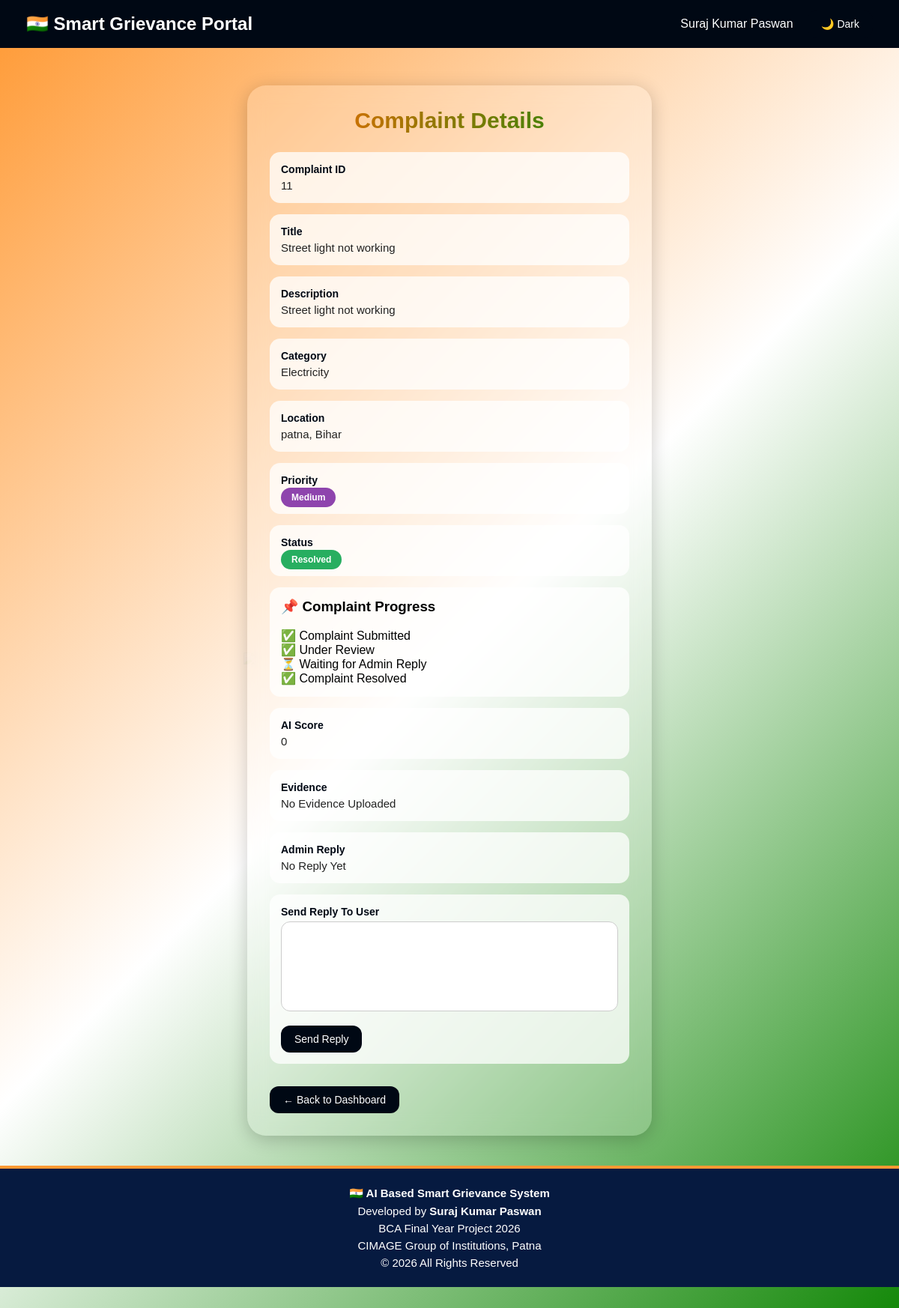
The page /view/11 (signed in) on the database its author committed.
### tables this page shows
CREATE TABLE complaints (
            id INTEGER PRIMARY KEY AUTOINCREMENT,
            user_name TEXT NOT NULL,
            title TEXT NOT NULL,
            description TEXT NOT NULL,
            category TEXT NOT NULL,
            priority TEXT DEFAULT 'Medium',
            status TEXT DEFAULT 'Pending',
            ai_score INTEGER DEFAULT 0,
            created_at TEXT DEFAULT CURRENT_TIMESTAMP
        , location TEXT, evidence TEXT, reply TEXT, tracking_id TEXT);

### app.py (the view, shortened to what this page needs)
@app.route("/view/<int:id>", methods=["GET", "POST"])
def view_complaint(id):
    if "user" not in session:
        return redirect(url_for("login"))
    with get_db_connection() as conn:
        complaint = conn.execute(
            "SELECT * FROM complaints WHERE id=?",
            (id,)
        ).fetchone()
    return render_template(
        "view_complaint.html",
        complaint=complaint
    )

### app.py (called while the page is built)
def get_db_connection():
    conn = sqlite3.connect(DATABASE)
    conn.row_factory = sqlite3.Row
    return conn

### templates/view_complaint.html (shortened to what this page needs)
<!DOCTYPE html>
<html lang="en">
<head>
</head>
<body>
<img src="{{ url_for('static', filename='ashoka.png') }}" class="chakra">
<div class="navbar">
<div class="logo">
🇮🇳 Smart Grievance Portal
</div>
<div>
{{ session['user'] }}
<button
id="darkModeBtn"
class="btn"
style="margin-left:15px; margin-top:0;">
🌙 Dark
</button>
</div>
</div>
<div class="container">
<div class="card">
<div class="heading">
Complaint Details
</div>
<div class="detail-box">
<div class="label">Complaint ID</div>
<div class="value">{{ complaint.id }}</div>
</div>
<div class="detail-box">
<div class="label">Title</div>
<div class="value">{{ complaint.title }}</div>
</div>
<div class="detail-box">
<div class="label">Description</div>
<div class="value">{{ complaint.description }}</div>
</div>
<div class="detail-box">
<div class="label">Category</div>
<div class="value">{{ complaint.category }}</div>
</div>
<div class="detail-box">
<div class="label">Location</div>
<div class="value">
{{ complaint.location if complaint.location else "Not Provided" }}
</div>
</div>
<div class="detail-box">
<div class="label">Priority</div>
<div class="value">
{% if complaint.priority == "Low" %}
<span class="badge low">Low</span>
{% elif complaint.priority == "Medium" %}
<span class="badge medium">Medium</span>
{% else %}
<span class="badge high">High</span>
{% endif %}
</div>
</div>
<div class="detail-box">
<div class="label">Status</div>
<div class="value">
{% if complaint.status == "Pending" %}
<span class="badge pending">Pending</span>
{% else %}
<span class="badge resolved">Resolved</span>
{% endif %}
</div>
</div>
<div class="detail-box">
<h3>📌 Complaint Progress</h3>
<br>
<p>✅ Complaint Submitted</p>
{% if complaint.status == "Pending" or complaint.status == "Resolved" %}
<p>✅ Under Review</p>
{% endif %}
{% if complaint.reply %}
<p>✅ Admin Replied</p>
{% else %}
<p>⏳ Waiting for Admin Reply</p>
{% endif %}
{% if complaint.status == "Resolved" %}
<p>✅ Complaint Resolved</p>
{% else %}
<p>⏳ Resolution Pending</p>
{% endif %}
</div>
<div class="detail-box">
<div class="label">AI Score</div>
<div class="value">{{ complaint.ai_score }}</div>
</div>
<div class="detail-box">
<div class="label">Evidence</div>
<div class="value">
{% if complaint.evidence %}
<a
href="{{ url_for('static', filename='uploads/' + complaint.evidence) }}"
target="_blank"
class="btn">
📎 View Evidence
</a>
{% else %}
No Evidence Uploaded
{% endif %}
</div>
</div>
<div class="detail-box">
<div class="label">Admin Reply</div>
<div class="value">
{% if complaint.reply %}
{{ complaint.reply }}
{% else %}
No Reply Yet
{% endif %}
</div>
</div>
{% if session["role"] == "admin" %}
<div class="detail-box">
<form method="POST">
<div class="label">
Send Reply To User
</div>
<textarea
name="reply"
class="reply-box"
required></textarea>
<button
type="submit"
class="btn">
Send Reply
</button>
</form>
</div>
{% endif %}
<a href="{{ url_for('user_dashboard') }}" class="btn">
← Back to Dashboard
</a>
</div>
</div>
<footer>
<p><strong>🇮🇳 AI Based Smart Grievance System</strong></p>
<p>Developed by <strong>Suraj Kumar Paswan</strong></p>
<p>BCA Final Year Project 2026</p>
<p>CIMAGE Group of Institutions, Patna</p>
<p>© 2026 All Rights Reserved</p>
</footer>
</body>
</html>

### templates/view_complaint.html (style rules this page uses)
* { margin:0; padding:0; box-sizing:border-box; font-family:Arial; }
body { min-height:100vh; background:linear-gradient( 135deg, #ff9933, white, #138808 ); overflow:auto; padding-bottom:40px; }
.chakra { position:fixed; top:50%; left:50%; transform:translate(-50%,-50%); width:550px; opacity:0.06; animation:spin 40s linear infinite; z-index:-1; }
.navbar { background:#000814; color:white; padding:14px 35px; display:flex; justify-content:space-between; align-items:center; }
.logo { font-size:24px; font-weight:bold; }
.container { width:45%; margin:auto; margin-top:50px; }
.card { background:rgba(255,255,255,0.2); backdrop-filter:blur(12px); padding:30px; border-radius:25px; box-shadow:0 5px 25px rgba(0,0,0,0.2); }
.heading { text-align:center; font-size:30px; font-weight:bold; margin-bottom:25px; background:linear-gradient( to right, #ff6a00, #138808 ); -webkit-background-clip:text; -webkit-text-fill-color:transparent; }
.detail-box { background:rgba(255,255,255,0.75); padding:15px; border-radius:14px; margin-bottom:15px; }
.label { font-size:14px; font-weight:bold; color:#000814; margin-bottom:5px; }
.value { font-size:15px; color:#222; }
.badge { padding:6px 14px; border-radius:20px; color:white; font-size:12px; font-weight:bold; }
.resolved { background:#27ae60; }
.medium { background:#8e44ad; }
.btn { display:inline-block; margin-top:15px; padding:10px 18px; background:#000814; color:white; text-decoration:none; border-radius:12px; font-size:14px; transition:0.3s; border:none; cursor:pointer; }
.reply-box { width:100%; height:120px; padding:12px; border-radius:12px; border:1px solid #ccc; resize:none; }
footer { margin-top:40px; background:#061a40; color:white; text-align:center; padding:18px; font-size:15px; border-top:4px solid #ff9933; }
footer p { margin:6px 0; }

### rows shown on the page
complaints: id "11", title "Street light not working", description "Street light not working", category "Electricity", location "patna, Bihar", ai_score "0"

### other values the page prints
{{ session['user'] }} "Suraj Kumar Paswan"
